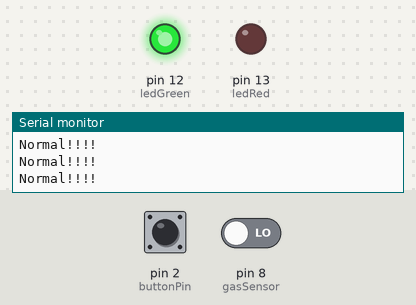
A sketch run on a simulated Arduino Uno, built with avr-gcc and run on an emulated ATmega328P. Shown: output pins drawn as LEDs (lit = HIGH), the last lines printed to the serial monitor. The test bench sets the inputs (shaded band); at power-on: pin 8 (gasSensor) LOW, pin 2 (buttonPin) LOW.

Above: at 1.2 s.
1.3 s: pin 8 (gasSensor) driven HIGH
At 2.6 s:
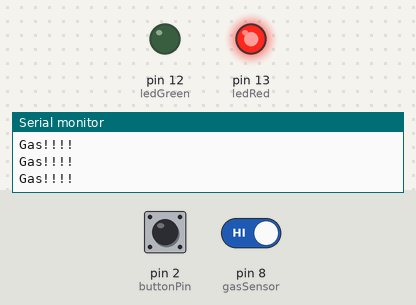
2.9 s: pin 8 (gasSensor) driven LOW
At 3.9 s:
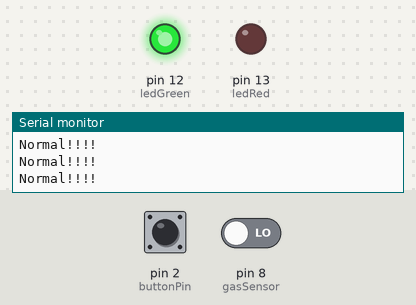
Timing chart, 0 to 5.9 s (numbered marks = the images above; inputs shaded):
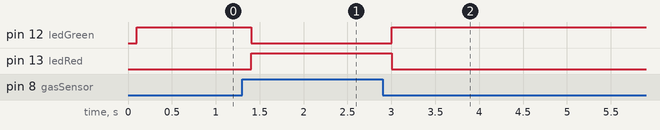

Measured:
- after the input at 1.3 s, pin 12 (ledGreen): HIGH → LOW after 0.10 s; pin 13 (ledRed): LOW → HIGH after 0.10 s
- after the input at 2.9 s, pin 12 (ledGreen): LOW → HIGH after 0.10 s; pin 13 (ledRed): HIGH → LOW after 0.10 s

The sketch:

gas_sensor.ino
```cpp
int gasSensor      = 8;
int buttonPin      = 2;
int ledRed         = 13;
int ledGreen       = 12;
boolean gasStat    = 0;
boolean buttonStat = 0;
boolean systemFlag = 0;


void setup() {
  Serial.begin(9600);
  pinMode(ledRed,   OUTPUT);
  pinMode(ledGreen, OUTPUT);
  pinMode(gasSensor, INPUT);
  pinMode(buttonPin, INPUT);
  digitalWrite(ledRed, LOW);
  digitalWrite(ledGreen, LOW);
  Serial.println("Sistem Baslatildi...");


}

void loop() {
  gasStat = digitalRead(gasSensor);
  delay(50);
  buttonStat = digitalRead(buttonPin);
  delay(50);

  if (gasStat == 1 && systemFlag == 0) {
    if (buttonStat == 1) {
       systemFlag = 1;
    }
    digitalWrite(ledGreen, LOW);
    digitalWrite(ledRed, HIGH);
    Serial.println("Gas!!!!");

  } else {
    if (gasStat == 0) {
      systemFlag = 0;
    }
    digitalWrite(ledGreen, HIGH);
    digitalWrite(ledRed, LOW);
    Serial.println("Normal!!!!");

  }

}
```
